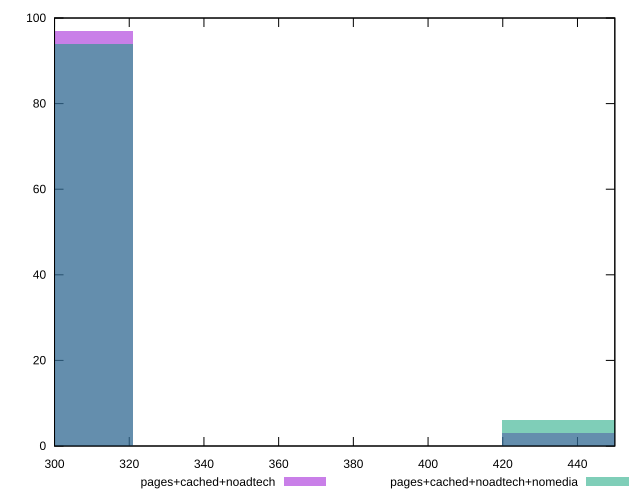

Generate this figure with gnuplot:
reset

$pagesCachedNoadtech <<EOF
296.28107280939037 97
444.42160921408555 3
EOF

$pagesCachedNoadtechNomedia <<EOF
296.28107280939037 94
444.42160921408555 6
EOF

set key outside below
set boxwidth 49.38017880156506
set xrange [300:450]
set yrange [0:100]
set trange [0:100]
set style fill transparent solid 0.5 noborder
set terminal svg size 640, 500 enhanced background rgb 'white'
set output "report_00012_2021-02-09T11:01:39.952Z/uses-text-compression/comparison/histogram/2_vs_3.svg"

plot $pagesCachedNoadtech title "pages+cached+noadtech" with boxes, \
     $pagesCachedNoadtechNomedia title "pages+cached+noadtech+nomedia" with boxes

reset
